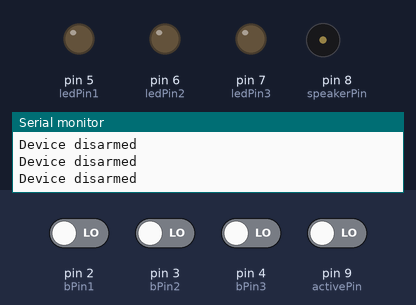
A sketch run on a simulated Arduino Uno, built with avr-gcc and run on an emulated ATmega328P. Shown: output pins drawn as LEDs (lit = HIGH), buzzer (waves = sounding), the last lines printed to the serial monitor. Inputs (shaded band) come from the test bench; at power-on: pin 2 (bPin1), pin 3 (bPin2), pin 4 (bPin3), pin 9 (activePin) LOW. Random numbers use the default seed unless the sketch sets one.

Above: at 6.8 s.
6.9 s: pin 9 (activePin) driven HIGH
10.8 s: pin 2 (bPin1) driven HIGH
17.9 s: pin 2 (bPin1) driven LOW
21.8 s: pin 4 (bPin3) driven HIGH
At 22.21 s:
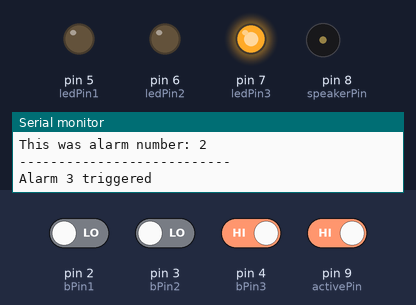
25.7 s: pin 4 (bPin3) driven LOW
29.6 s: pin 3 (bPin2) driven HIGH
At 32.99 s:
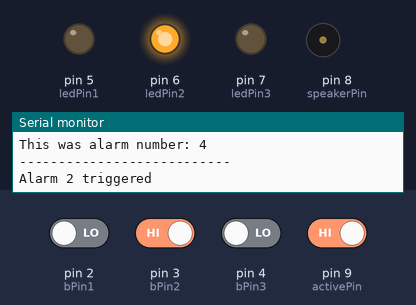
Timing chart, 0 to 35.1 s (numbered marks = the images above; inputs shaded):
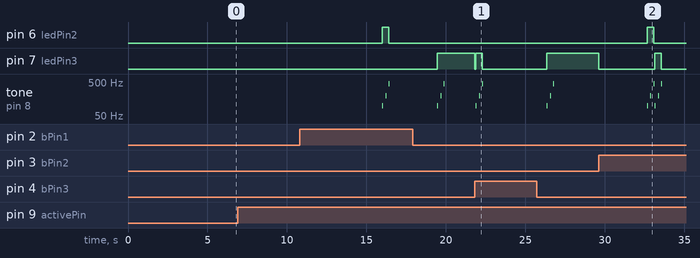

Measured:
- after the input at 21.8 s, pin 7 (ledPin3): HIGH → LOW at once, → HIGH 0.08 s later, → LOW 0.41 s later; tone on pin 8 (speakerPin): plays 100 Hz for 0.05 s, 200 Hz for 0.05 s, 440 Hz for 0.05 s, starting after 0.08 s
- after the input at 29.6 s, pin 6 (ledPin2): LOW → HIGH after 3.1 s, → LOW 0.41 s later; pin 7 (ledPin3): HIGH → LOW at once, → HIGH 3.5 s later, → LOW 0.41 s later; tone on pin 8 (speakerPin): plays 100 Hz for 0.05 s, 200 Hz for 0.05 s, 440 Hz for 0.05 s, 100 Hz for 0.05 s, 200 Hz for 0.05 s, 440 Hz for 0.05 s, starting after 3.1 s
- by itself, tone on pin 8 (speakerPin): plays 100 Hz for 0.05 s, 200 Hz for 0.05 s, 440 Hz for 0.05 s

The sketch:

alarm_device.ino
```cpp
bool active = 0; //0 or 1, decides if it will trigger alarms or not
int alarms = 10; //number of alarms that will be triggered in total before device becomes inactive again
int currentAlarm = 0; //counter counting how many alarms have happened
int minPeriod = 0; // input in seconds here minimum time period between alarms
int maxPeriod = 10; // input in seconds here maximum time period between alarms
int randomAlarm=0;

long currentTime = 0; //var to store current time using millis(), to be updated throughout
long startTime = 0; //time when alarm starts
long responseTime = 0; //response time to react to alarm
long alarmPeriod = 20000; //var in milliseconds that decides how long the alarm should sound before alarm task is failed due to no action.

int activePin = 9; //digital pin triggering device on/off.
int bPin1 = 2; //pin number 1st button
int bPin2 = 3; //pin number 2nd button
int bPin3 = 4; //pin number 3rd button
bool bVal1 = LOW; //value read from button 1
bool bVal2 = LOW; //value read from button 2
bool bVal3 = LOW; //value read from button 3
int ledPin1 = 5;  //pin number 1st led
int ledPin2 = 6;  //pin number 2nd led
int ledPin3 = 7;  //pin number 3rd led
int speakerPin = 8; //pin number speaker

void setup() {
  // put your setup code here, to run once:

  pinMode(activePin, INPUT);
  pinMode(bPin1, INPUT);
  pinMode(bPin2, INPUT);
  pinMode(bPin3, INPUT);
  pinMode(ledPin1, OUTPUT);
  pinMode(ledPin2, OUTPUT);
  pinMode(ledPin3, OUTPUT);
  pinMode(speakerPin, OUTPUT); //should this be defined as output, or will this interfere with the tone() function?

  Serial.begin(9600);

}

void loop() {
  // put your main code here, to run repeatedly:
  active = digitalRead(activePin); //Read value of on-switch
  if (active == HIGH) {
    Serial.println("Device armed");
  }
  while (active == HIGH && currentAlarm < alarms) {      //Condition to execute when device is on/armed.
    currentTime = millis(); //reading of current time

    long randomPeriod = random(minPeriod, maxPeriod); //randomized waiting time untill first alarm is triggered

    long limitTime = currentTime + randomPeriod + alarmPeriod; //time where alarm task is failed due to no action
    randomAlarm = random(1, 4);
    delay(1000 * randomPeriod);

    switch (randomAlarm) {
      case 1: //Alarm scenario 1
        Serial.println("Alarm 1 triggered");
        startTime = millis();
        digitalWrite(ledPin1, HIGH); //light led1
        audioAlarm(1); //play alarm sound 1

        while (currentTime < limitTime) {
          bVal1 = buttonCheck(bVal1, bPin1);
          bVal2 = buttonCheck(bVal2, bPin2);
          bVal3 = buttonCheck(bVal3, bPin3);

          if (bVal1 == HIGH) {
            Serial.println("Button 1 was pushed, task passed.");
            break;
          }
          if (bVal2 == HIGH) {
            Serial.println("Button 2 was pushed, task failed.");
            break;
          }
          if (bVal3 == HIGH) {
            Serial.println("Button 3 was pushed, task failed.");
            break;
          }
          responseTime = millis() - startTime;
          currentTime == millis();
        }
        if (currentTime >= limitTime) {
          Serial.println("Time ran out, task failed.");
        }
        Serial.print("Response time: ");
        Serial.println(responseTime);
        Serial.print("Button values: ");
        Serial.print(bVal1);
        Serial.print(", ");
        Serial.print(bVal2);
        Serial.print(", ");
        Serial.println(bVal3);
        digitalWrite(ledPin1, LOW); //darken led1
        break;
      case 2: //Alarm scenario 2
        Serial.println("Alarm 2 triggered");
        startTime = millis();
        digitalWrite(ledPin2, HIGH); //light led2
        audioAlarm(2); //play alarm sound 2
        while (currentTime < limitTime) {
          bVal1 = buttonCheck(bVal1, bPin1);
          bVal2 = buttonCheck(bVal2, bPin2);
          bVal3 = buttonCheck(bVal3, bPin3);

          if (bVal1 == HIGH) {
            Serial.println("Button 1 was pushed, task failed.");
            break;
          }
          if (bVal2 == HIGH) {
            Serial.println("Button 2 was pushed, task passed.");
            break;
          }
          if (bVal3 == HIGH) {
            Serial.println("Button 3 was pushed, task failed.");
            break;
          }
          responseTime = millis() - startTime;
          currentTime == millis();
        }
        if (currentTime >= limitTime) {
          Serial.println("Time ran out, task failed.");
        }
        Serial.print("Time: ");
        Serial.println(responseTime);
        Serial.print("Button values: ");
        Serial.print(bVal1);
        Serial.print(", ");
        Serial.print(bVal2);
        Serial.print(", ");
        Serial.println(bVal3);
        digitalWrite(ledPin2, LOW); //darken led2
        break;
      case 3: //Alarm scenario 3
        Serial.println("Alarm 3 triggered");
        startTime = millis();
        digitalWrite(ledPin3, HIGH); //light led3
        audioAlarm(3); //play alarm sound 3

        while (currentTime < limitTime) {
          bVal1 = buttonCheck(bVal1, bPin1);
          bVal2 = buttonCheck(bVal2, bPin2);
          bVal3 = buttonCheck(bVal3, bPin3);

          if (bVal1 == HIGH) {
            Serial.println("Button 1 was pushed, task failed.");
            break;
          }
          if (bVal2 == HIGH) {
            Serial.println("Button 2 was pushed, task failed.");
            break;
          }
          if (bVal3 == HIGH) {
            Serial.println("Button 3 was pushed, task passed.");
            break;
          }
          currentTime == millis();
          responseTime = millis() - startTime;
        }
        if (currentTime >= limitTime) {
          Serial.println("Time ran out, task failed.");
        }
        Serial.print("Time: ");
        Serial.println(responseTime);
        Serial.print("Button values: ");
        Serial.print(bVal1);
        Serial.print(", ");
        Serial.print(bVal2);
        Serial.print(", ");
        Serial.println(bVal3);
        digitalWrite(ledPin3, LOW); //darken led3
        break;
      default:
        Serial.println("error in alarm cases");
        break;
    }


    active = digitalRead(activePin); //Checks if device is still active and should continue looping
    currentAlarm = currentAlarm + 1; //Increments alarm counter by 1
    Serial.print("This was alarm number: ");
    Serial.println(currentAlarm);
    Serial.println("---------------------------");
  }
  Serial.println("Device disarmed");
  delay(3000);
  if (active == LOW) {
    currentAlarm = 0;
  }

}

bool buttonCheck(bool bValX, int buttonPinX) {
  bool newBValX = LOW;
  newBValX = digitalRead(buttonPinX);
  if (newBValX != bValX) {
    bValX = HIGH;
  }
  if (newBValX == bValX) {
    bValX = LOW;
  }
  return newBValX;
}

void audioAlarm(int alarmNumber) {
  if (alarmNumber == 1) {
    //Alarm 1
    tone(speakerPin, 440, 200);
    delay(200);
    tone(speakerPin, 200, 200);
    delay(200);
    tone(speakerPin, 100, 200);
  }
  if (alarmNumber == 2) {
    //Alarm 2
    tone(speakerPin, 100, 50);
    delay(200);
    tone(speakerPin, 200, 50);
    delay(200);
    tone(speakerPin, 440, 50);
  }
  if (alarmNumber == 3) {
    //Alarm 3
    tone(speakerPin, 100, 50);
    delay(200);
    tone(speakerPin, 200, 50);
    delay(200);
    tone(speakerPin, 440, 50);
  }
}
```
